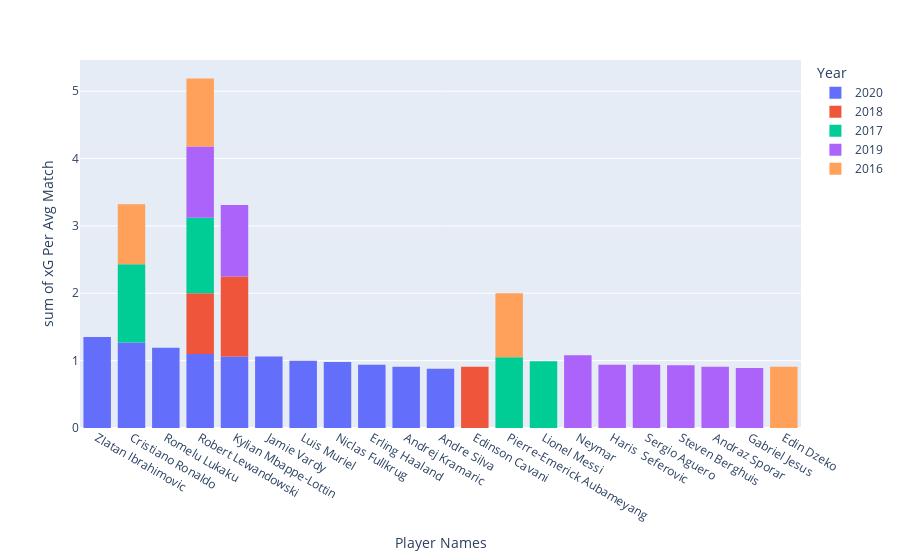

The cell this chart's notebook holds for it:
### Code cell
#This graph describes the players with the highest average expected goals scored per match
fig = px.histogram(top_xg, x="Player Names", y="xG Per Avg Match", color='Year')
fig.show()

### Figure 1 — Plotly figure (JSON) as saved in the notebook; plotly's stock layout.template omitted (floating-point values rounded to 4 significant figures)
{"data": [{"alignmentgroup": "True", "bingroup": "x", "histfunc": "sum", "hovertemplate": "Year=2020<br>Player Names=%{x}<br>sum of xG Per Avg Match=%{y}<extra></extra>", "legendgroup": "2020", "marker": {"color": "#636efa", "pattern": {"shape": ""}}, "name": "2020", "offsetgroup": "2020", "orientation": "v", "showlegend": true, "type": "histogram", "x": ["Zlatan Ibrahimovic", "Cristiano Ronaldo", "Romelu Lukaku", "Robert Lewandowski", "Kylian Mbappe-Lottin", "Jamie Vardy", "Luis Muriel", "Niclas Fullkrug", "Erling Haaland", "Andrej Kramaric", "Andre Silva"], "xaxis": "x", "y": [1.35, 1.27, 1.19, 1.1, 1.06, 1.06, 1, 0.98, 0.94, 0.91, 0.88], "yaxis": "y"}, {"alignmentgroup": "True", "bingroup": "x", "histfunc": "sum", "hovertemplate": "Year=2018<br>Player Names=%{x}<br>sum of xG Per Avg Match=%{y}<extra></extra>", "legendgroup": "2018", "marker": {"color": "#EF553B", "pattern": {"shape": ""}}, "name": "2018", "offsetgroup": "2018", "orientation": "v", "showlegend": true, "type": "histogram", "x": ["Kylian Mbappe-Lottin", "Edinson Cavani", "Robert Lewandowski"], "xaxis": "x", "y": [1.19, 0.91, 0.9], "yaxis": "y"}, {"alignmentgroup": "True", "bingroup": "x", "histfunc": "sum", "hovertemplate": "Year=2017<br>Player Names=%{x}<br>sum of xG Per Avg Match=%{y}<extra></extra>", "legendgroup": "2017", "marker": {"color": "#00cc96", "pattern": {"shape": ""}}, "name": "2017", "offsetgroup": "2017", "orientation": "v", "showlegend": true, "type": "histogram", "x": ["Cristiano Ronaldo", "Robert Lewandowski", "Pierre-Emerick Aubameyang", "Lionel Messi"], "xaxis": "x", "y": [1.16, 1.12, 1.05, 0.99], "yaxis": "y"}, {"alignmentgroup": "True", "bingroup": "x", "histfunc": "sum", "hovertemplate": "Year=2019<br>Player Names=%{x}<br>sum of xG Per Avg Match=%{y}<extra></extra>", "legendgroup": "2019", "marker": {"color": "#ab63fa", "pattern": {"shape": ""}}, "name": "2019", "offsetgroup": "2019", "orientation": "v", "showlegend": true, "type": "histogram", "x": ["Neymar ", "Kylian Mbappe-Lottin", "Robert Lewandowski", "Haris  Seferovic", "Sergio Aguero", "Steven Berghuis", "Andraz Sporar", "Gabriel Jesus"], "xaxis": "x", "y": [1.08, 1.06, 1.06, 0.94, 0.94, 0.93, 0.91, 0.89], "yaxis": "y"}, {"alignmentgroup": "True", "bingroup": "x", "histfunc": "sum", "hovertemplate": "Year=2016<br>Player Names=%{x}<br>sum of xG Per Avg Match=%{y}<extra></extra>", "legendgroup": "2016", "marker": {"color": "#FFA15A", "pattern": {"shape": ""}}, "name": "2016", "offsetgroup": "2016", "orientation": "v", "showlegend": true, "type": "histogram", "x": ["Robert Lewandowski", "Pierre-Emerick Aubameyang", "Edin Dzeko", "Cristiano Ronaldo"], "xaxis": "x", "y": [1.01, 0.95, 0.91, 0.89], "yaxis": "y"}], "layout": {"barmode": "relative", "legend": {"title": {"text": "Year"}, "tracegroupgap": 0}, "margin": {"t": 60}, "xaxis": {"anchor": "y", "domain": [0, 1], "title": {"text": "Player Names"}}, "yaxis": {"anchor": "x", "domain": [0, 1], "title": {"text": "sum of xG Per Avg Match"}}}}
